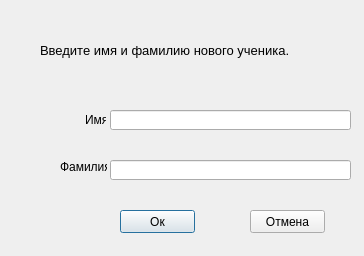
<?xml version="1.0" encoding="UTF-8"?>
<ui version="4.0">
 <class>NameDialog</class>
 <widget class="QDialog" name="NameDialog">
  <property name="geometry">
   <rect>
    <x>0</x>
    <y>0</y>
    <width>364</width>
    <height>256</height>
   </rect>
  </property>
  <property name="windowTitle">
   <string>Dialog</string>
  </property>
  <widget class="QLineEdit" name="lineEdit">
   <property name="geometry">
    <rect>
     <x>110</x>
     <y>110</y>
     <width>241</width>
     <height>20</height>
    </rect>
   </property>
  </widget>
  <widget class="QLineEdit" name="lineEdit_2">
   <property name="geometry">
    <rect>
     <x>110</x>
     <y>160</y>
     <width>241</width>
     <height>20</height>
    </rect>
   </property>
  </widget>
  <widget class="QLabel" name="label">
   <property name="geometry">
    <rect>
     <x>85</x>
     <y>110</y>
     <width>21</width>
     <height>20</height>
    </rect>
   </property>
   <property name="text">
    <string>Имя</string>
   </property>
  </widget>
  <widget class="QLabel" name="label_2">
   <property name="geometry">
    <rect>
     <x>60</x>
     <y>160</y>
     <width>47</width>
     <height>13</height>
    </rect>
   </property>
   <property name="text">
    <string>Фамилия</string>
   </property>
  </widget>
  <widget class="QLabel" name="label_3">
   <property name="geometry">
    <rect>
     <x>40</x>
     <y>40</y>
     <width>261</width>
     <height>20</height>
    </rect>
   </property>
   <property name="font">
    <font>
     <pointsize>10</pointsize>
    </font>
   </property>
   <property name="text">
    <string>Введите имя и фамилию нового ученика.</string>
   </property>
  </widget>
  <widget class="QPushButton" name="pushButton">
   <property name="geometry">
    <rect>
     <x>120</x>
     <y>210</y>
     <width>75</width>
     <height>23</height>
    </rect>
   </property>
   <property name="text">
    <string>Ок</string>
   </property>
  </widget>
  <widget class="QPushButton" name="pushButton_2">
   <property name="geometry">
    <rect>
     <x>250</x>
     <y>210</y>
     <width>75</width>
     <height>23</height>
    </rect>
   </property>
   <property name="text">
    <string>Отмена</string>
   </property>
  </widget>
 </widget>
 <resources/>
 <connections/>
</ui>
